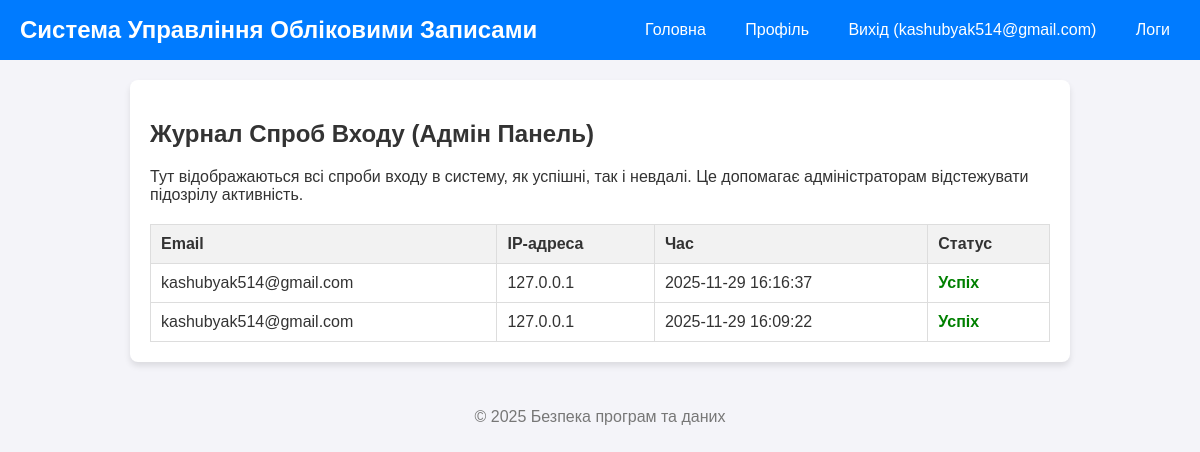
/admin/logs (signed in), run on the app's committed database.
### app.py (models this page shows)
class LoginAttempt(db.Model):
    id = db.Column(db.Integer, primary_key=True)
    email = db.Column(db.String(120), nullable=False)
    ip_address = db.Column(db.String(45), nullable=False)
    timestamp = db.Column(db.DateTime, default=datetime.utcnow)
    success = db.Column(db.Boolean, nullable=False)

### app.py (the view)
@app.route('/admin/logs')
def admin_logs():
    if 'user_id' not in session:
        flash('У вас немає прав доступу до цієї сторінки.', 'danger')
        return redirect(url_for('login'))
    logs = LoginAttempt.query.order_by(LoginAttempt.timestamp.desc()).all()
    return render_template('admin_logs.html', logs=logs)

### app.py (called while the page is built)
@app.context_processor
def inject_global_vars():
    return dict(RECAPTCHA_SITE_KEY=RECAPTCHA_SITE_KEY)

### templates/admin_logs.html (shortened to what this page needs)
{% extends "base.html" %} {% block content %}
<h2>Журнал Спроб Входу (Адмін Панель)</h2>
<p>
	Тут відображаються всі спроби входу в систему, як успішні, так і невдалі. Це допомагає
	адміністраторам відстежувати підозрілу активність.
</p>
<table class="log-table">
	<thead>
		<tr>
			<th>Email</th>
			<th>IP-адреса</th>
			<th>Час</th>
			<th>Статус</th>
		</tr>
	</thead>
	<tbody>
		{% for log in logs %}
		<tr>
			<td>{{ log.email }}</td>
			<td>{{ log.ip_address }}</td>
			<td>{{ log.timestamp.strftime('%Y-%m-%d %H:%M:%S') }}</td>
			<td class="{% if log.success %}success-status{% else %}failure-status{% endif %}">
				{% if log.success %} Успіх {% else %} Невдача {% endif %}
			</td>
		</tr>
		{% else %}
		<tr>
			<td colspan="4">Журнал спроб входу порожній.</td>
		</tr>
		{% endfor %}
	</tbody>
</table>
{% endblock %}

### templates/base.html (shortened to what this page needs)
<!DOCTYPE html>
<html lang="uk">
	<head>
	</head>
	<body>
		<header>
			<h1>Система Управління Обліковими Записами</h1>
			<nav>
				<a href="{{ url_for('index') }}">Головна</a>
				{% if 'user_id' in session %}
				<a href="{{ url_for('profile') }}">Профіль</a>
				<a href="{{ url_for('logout') }}">Вихід ({{ session['user_email'] }})</a>
				<a href="{{ url_for('admin_logs') }}">Логи</a>
				{% else %}
				<a href="{{ url_for('register') }}">Реєстрація</a>
				<a href="{{ url_for('login') }}">Вхід</a>
				{% endif %}
			</nav>
		</header>
		<main>
			 {% block content %}{% endblock %}
		</main>
		<footer>
			<p>&copy; 2025 Безпека програм та даних</p>
		</footer>
	</body>
</html>

### templates/base.html (style rules this page uses)
body { font-family: Arial, sans-serif; margin: 0; padding: 0; background-color: #f4f4f9; color: #333; }
header { background-color: #007bff; color: white; padding: 1em 20px; display: flex; justify-content: space-between; align-items: center; }
header h1 { margin: 0; font-size: 1.5em; }
nav a { color: white; text-decoration: none; margin-left: 15px; padding: 5px 10px; border-radius: 4px; transition: background-color 0.3s; }
main { padding: 20px; max-width: 900px; margin: 20px auto; background-color: white; border-radius: 8px; box-shadow: 0 4px 6px rgba(0, 0, 0, 0.1); }
footer { text-align: center; padding: 10px; margin-top: 20px; color: #777; }

### templates/admin_logs.html (style rules this page uses)
.log-table { width: 100%; border-collapse: collapse; margin-top: 20px; }
.log-table th, .log-table td { border: 1px solid #ddd; padding: 10px; text-align: left; }
.log-table th { background-color: #f2f2f2; }
.success-status { color: green; font-weight: bold; }

### data on the page
LoginAttempt: email "kashubyak514@gmail.com", ip_address "127.0.0.1", timestamp "2025-11-29 16:16:37", success "Успіх"
LoginAttempt: email "kashubyak514@gmail.com", ip_address "127.0.0.1", timestamp "2025-11-29 16:09:22", success "Успіх"

### other printed values
{{ session['user_email'] }} "kashubyak514@gmail.com"
